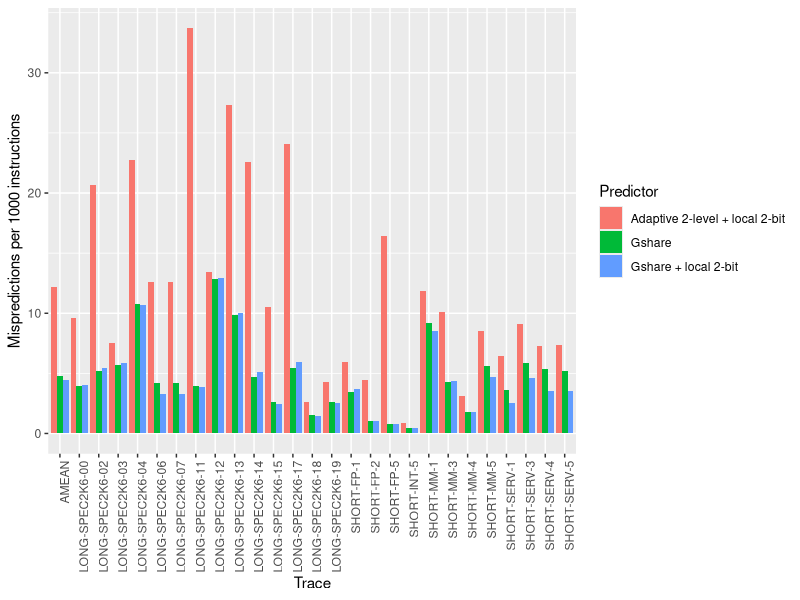
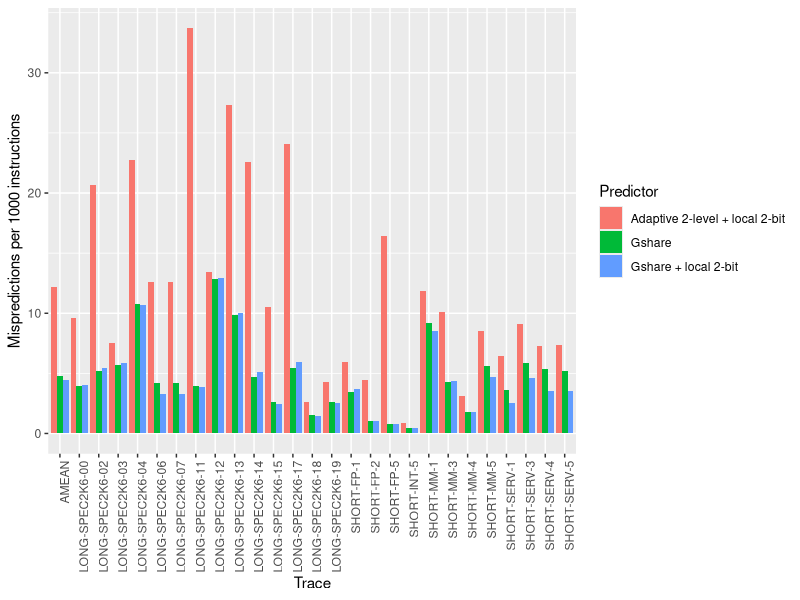

Recreate these plots in R, in order.
library(tidyverse)
library(knitr)

## 3.1 Branch predictor

benchmark <- c("LONG-SPEC2K6-00",
               "LONG-SPEC2K6-02",
               "LONG-SPEC2K6-03",
               "LONG-SPEC2K6-04",
               "LONG-SPEC2K6-06",
               "LONG-SPEC2K6-07",
               "LONG-SPEC2K6-11",
               "LONG-SPEC2K6-12",
               "LONG-SPEC2K6-13",
               "LONG-SPEC2K6-14",
               "LONG-SPEC2K6-15",
               "LONG-SPEC2K6-17",
               "LONG-SPEC2K6-18",
               "LONG-SPEC2K6-19",
               "SHORT-FP-1",
               "SHORT-FP-2",
               "SHORT-FP-5",
               "SHORT-INT-5",
               "SHORT-MM-1",
               "SHORT-MM-3",
               "SHORT-MM-4",
               "SHORT-MM-5",
               "SHORT-SERV-1",
               "SHORT-SERV-3",
               "SHORT-SERV-4",
               "SHORT-SERV-5",
               "AMEAN")

gshare <- c(3.974,
            5.176,
            5.658,
    	      10.739,
            4.160,
            4.160,
            3.929,
    	      12.844,
            9.880,
            4.687,
            2.648,
            5.464,
            1.525,
            2.599,
            3.479,
            1.061,
            0.788,
            0.438,
            9.172,
            4.267,
            1.811,
            5.651,
            3.646,
            5.870,
            5.324,
            5.208,
            4.775)

gshare_local2bit <- c(4.016,
                      5.410,
                      5.829,
                      10.723,
                      3.288,
                      3.288,
                      3.894,
                      12.911,
                      10.053,
                      5.124,
                      2.477,
                      5.977,
                      1.476,
                      2.500,
                      3.724,
                      1.051,
                      0.787,
                      0.437,
                      8.526,
                      4.375,
                      1.751,
                      4.719,
                      2.520,
                      4.582,
                      3.539,
                      3.520,
                      4.481)

adaptive2level_local2bit <- c(9.645,
                              20.658,
                              7.535,
                              22.786,
                              12.619,
                              12.619,
                              33.737,
                              13.430,
                              27.312,
                              22.574,
                              10.488,
                              24.048,
                              2.578,
                              4.283,
                              5.906,
                              4.425,
                              16.404,
                              0.886,
                              11.814,
                              10.119,
                              3.142,
                              8.499,
                              6.484,
                              9.099,
                              7.308,
                              7.367,
                              12.145)

df <- data.frame(benchmark, gshare, adaptive2level_local2bit,
                 gshare_local2bit) %>%
  gather(predictor, miss_per_1k_inst,
         c(gshare, gshare_local2bit, adaptive2level_local2bit))


ggplot(data=df, aes(x=benchmark,
                    y=miss_per_1k_inst,
                    fill=predictor)) +
  geom_col(position='dodge') +
  scale_fill_discrete(name="Predictor",
                      labels=c("Adaptive 2-level + local 2-bit",
                               "Gshare",
                               "Gshare + local 2-bit")) +
  scale_x_discrete(name="Trace") +
  ylab("Mispredictions per 1000 instructions") +
  theme(axis.text.x=element_text(angle=90, hjust=1))
ggsave("branchpredictors.png")

kable(group_by(df, predictor) %>%
      summarize(avg=mean(miss_per_1k_inst)))
